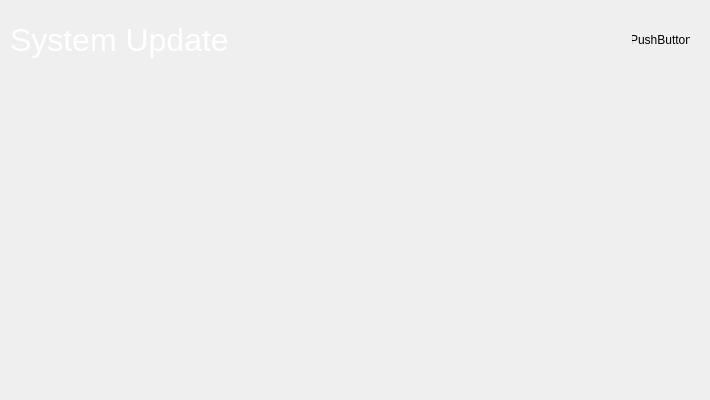
<?xml version="1.0" encoding="UTF-8"?>
<ui version="4.0">
 <class>systemUpdatePanel</class>
 <widget class="QWidget" name="systemUpdatePanel">
  <property name="geometry">
   <rect>
    <x>0</x>
    <y>0</y>
    <width>710</width>
    <height>400</height>
   </rect>
  </property>
  <property name="minimumSize">
   <size>
    <width>710</width>
    <height>400</height>
   </size>
  </property>
  <property name="maximumSize">
   <size>
    <width>720</width>
    <height>420</height>
   </size>
  </property>
  <property name="windowTitle">
   <string>Form</string>
  </property>
  <widget class="QWidget" name="horizontalLayoutWidget">
   <property name="geometry">
    <rect>
     <x>10</x>
     <y>10</y>
     <width>681</width>
     <height>61</height>
    </rect>
   </property>
   <layout class="QHBoxLayout" name="horizontalLayout">
    <item>
     <widget class="QLabel" name="su_header_title">
      <property name="minimumSize">
       <size>
        <width>300</width>
        <height>60</height>
       </size>
      </property>
      <property name="maximumSize">
       <size>
        <width>16777215</width>
        <height>60</height>
       </size>
      </property>
      <property name="font">
       <font>
        <pointsize>24</pointsize>
       </font>
      </property>
      <property name="styleSheet">
       <string notr="true">background: transparent; color: white;</string>
      </property>
      <property name="text">
       <string>System Update</string>
      </property>
     </widget>
    </item>
    <item>
     <widget class="BlocksCustomButton" name="su_back_button">
      <property name="minimumSize">
       <size>
        <width>60</width>
        <height>60</height>
       </size>
      </property>
      <property name="maximumSize">
       <size>
        <width>60</width>
        <height>60</height>
       </size>
      </property>
      <property name="text">
       <string>PushButton</string>
      </property>
      <property name="flat">
       <bool>true</bool>
      </property>
      <property name="button_type" stdset="0">
       <string>icon</string>
      </property>
      <property name="icon_pixmap" stdset="0">
       <pixmap/>
      </property>
     </widget>
    </item>
   </layout>
  </widget>
 </widget>
 <customwidgets>
  <customwidget>
   <class>BlocksCustomButton</class>
   <extends>QPushButton</extends>
   <header location="global">lib.utils.ui</header>
  </customwidget>
 </customwidgets>
 <resources/>
 <connections/>
</ui>
